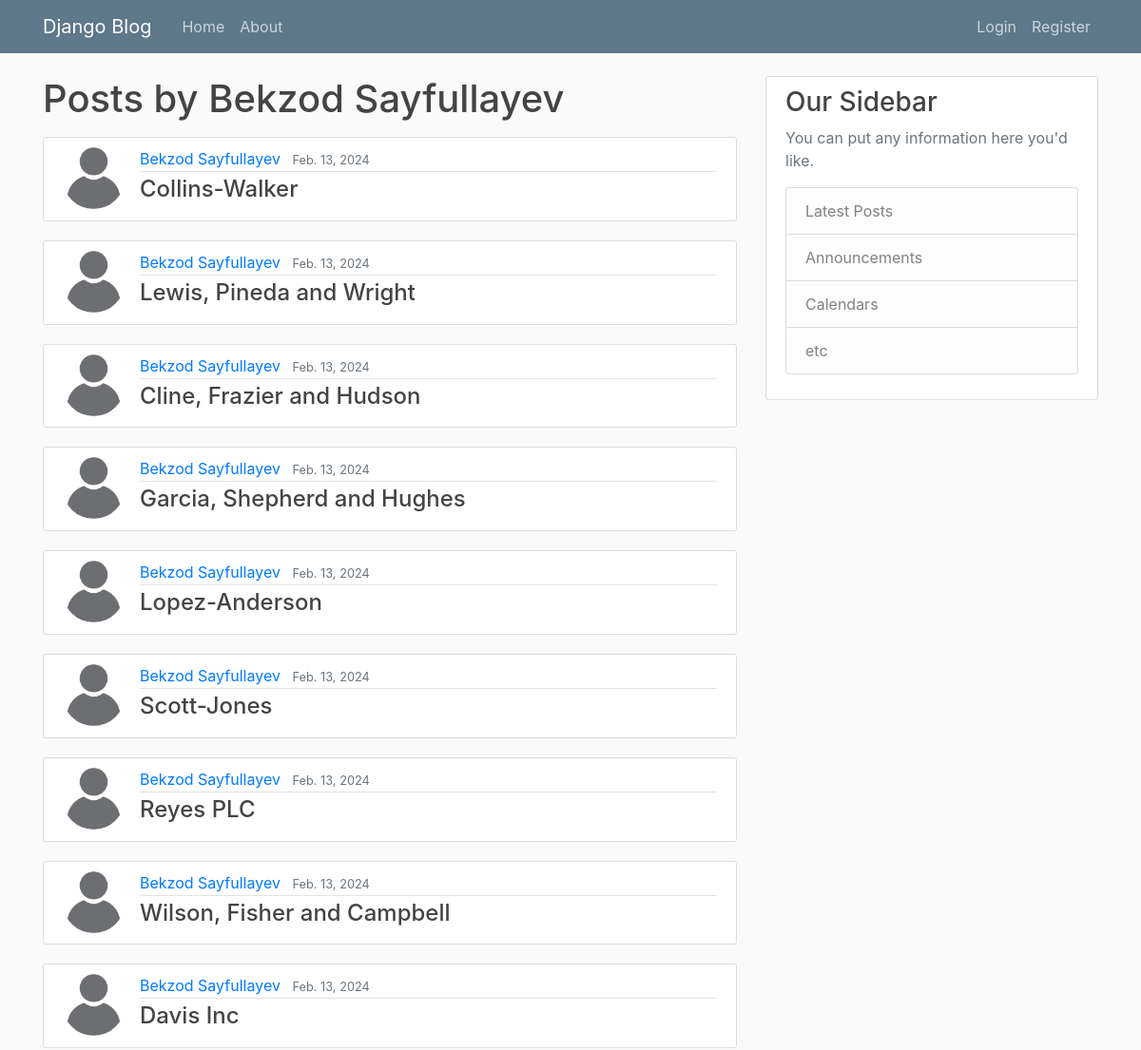
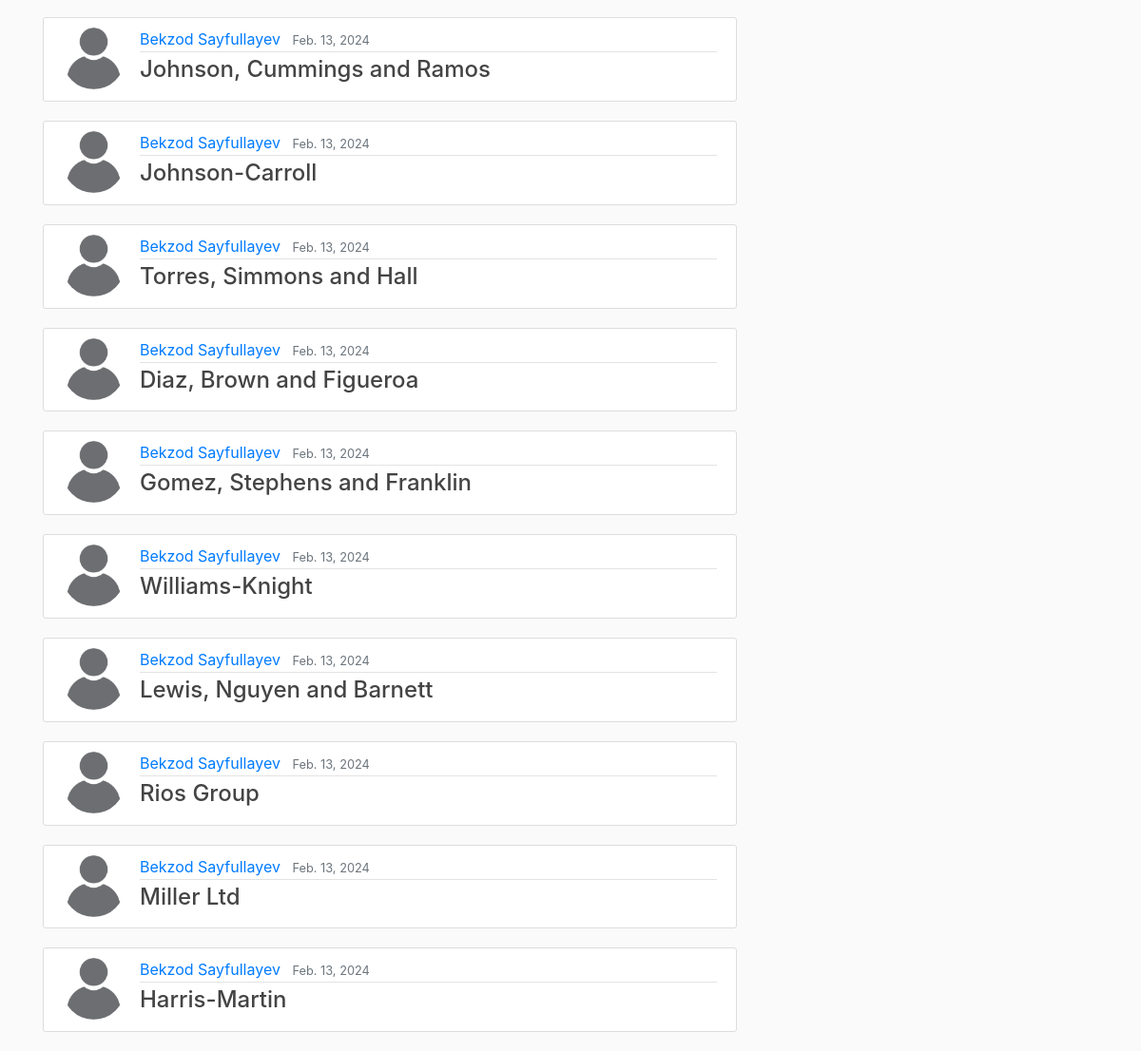
Screenshot of /user-post/admin with the database file from the repository (2 pictures, top to bottom).
### blog/models.py (models this page shows, shortened)
class AbstractModel(models.Model):
    created_at = models.DateTimeField(auto_now_add=True)
    updated_at = models.DateTimeField(auto_now=True)
    class Meta:
        abstract = True

class User(AbstractUser, AbstractModel):
    avatar = models.ImageField(default='images.png')

class Post(AbstractModel):
    title = models.CharField(max_length=128)
    content = models.TextField()
    published = models.DateField()
    is_active = models.BooleanField(default=False)
    author = models.ForeignKey("blog.User", CASCADE, "posts")

### blog/views.py (the view)
# urls.py: path('user-post/<str:username>', user_profile, name="user-profile"),
def user_profile(request, username):
    posts = Post.objects.filter(author__username=username)
    user = get_object_or_404(User, username=username)
    first_name = user.first_name
    last_name = user.last_name
    return render(request, 'blog/user_posts.html', {'posts': posts,
                                                    'first_name': first_name,
                                                    'last_name': last_name})

### templates/blog/user_posts.html (shortened to what this page needs)
{% extends 'blog/base.html' %}
{% load static %}
{% block body %}
    <main role="main" class="container">
        <div class="row">
            <div class="col-md-8">
                <h1 class="mb-3">Posts by {{ first_name }} {{ last_name }}</h1>
                {% for post in posts %}
                    <article class="media content-section">
                        <img class="rounded-circle article-img" src="{{ post.author.avatar.url }}">
                        <div class="media-body">
                            <div class="article-metadata">
                                <a class="mr-2" href="#">{{ first_name }} {{ last_name }}</a>
                                <small class="text-muted">{{ post.published }}</small>
                            </div>
                            <h4><a class="article-title" href="{% url 'blog:post-detail' post.pk %}">{{ post.title }}</a></h4>
                        </div>
                    </article>
                {% endfor %}
            </div>
            {% include 'blog/sidebar.html' %}
        </div>
    </main>
{% endblock %}

### blog/static/main.css (style rules this page uses)
body { background: #fafafa; color: #333333; margin-top: 5rem; }
h1, h2, h3, h4, h5, h6 { color: #444444; }
.content-section { background: #ffffff; padding: 10px 20px; border: 1px solid #dddddd; border-radius: 3px; margin-bottom: 20px; }
.article-title { color: #444444; }
.article-img { height: 65px; width: 65px; margin-right: 16px; }
.article-metadata { padding-bottom: 1px; margin-bottom: 4px; border-bottom: 1px solid #e3e3e3 }

### rows the page displays
User: first_name "Bekzod", last_name "Sayfullayev"
Post: author.avatar (picture), published "Feb. 13, 2024", title "Collins-Walker"
Post: author.avatar (picture), published "Feb. 13, 2024", title "Lewis, Pineda and Wright"
Post: author.avatar (picture), published "Feb. 13, 2024", title "Cline, Frazier and Hudson"
Post: author.avatar (picture), published "Feb. 13, 2024", title "Garcia, Shepherd and Hughes"
Post: author.avatar (picture), published "Feb. 13, 2024", title "Lopez-Anderson"
Post: author.avatar (picture), published "Feb. 13, 2024", title "Scott-Jones"
Post: author.avatar (picture), published "Feb. 13, 2024", title "Reyes PLC"
Post: author.avatar (picture), published "Feb. 13, 2024", title "Wilson, Fisher and Campbell"
Post: author.avatar (picture), published "Feb. 13, 2024", title "Davis Inc"
Post: author.avatar (picture), published "Feb. 13, 2024", title "Johnson, Cummings and Ramos"
Post: author.avatar (picture), published "Feb. 13, 2024", title "Johnson-Carroll"
Post: author.avatar (picture), published "Feb. 13, 2024", title "Torres, Simmons and Hall"
Post: author.avatar (picture), published "Feb. 13, 2024", title "Diaz, Brown and Figueroa"
Post: author.avatar (picture), published "Feb. 13, 2024", title "Gomez, Stephens and Franklin"
Post: author.avatar (picture), published "Feb. 13, 2024", title "Williams-Knight"
Post: author.avatar (picture), published "Feb. 13, 2024", title "Lewis, Nguyen and Barnett"
Post: author.avatar (picture), published "Feb. 13, 2024", title "Rios Group"
Post: author.avatar (picture), published "Feb. 13, 2024", title "Miller Ltd"
Post: author.avatar (picture), published "Feb. 13, 2024", title "Harris-Martin"
